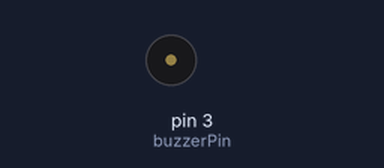
Bench run of a sketch on a simulated Arduino Uno, built with avr-gcc and run on an emulated ATmega328P. Parts: buzzer (waves = sounding).

Above: at 2.5 s.
At 11.3 s:
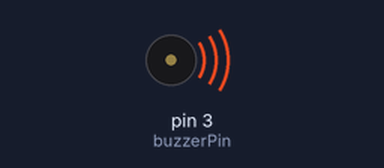
Timing chart, 0 to 33.9 s (numbered marks = the images above):
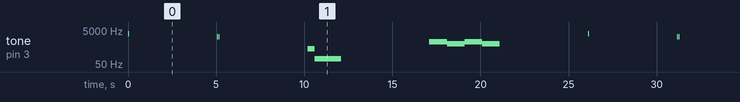

The sketch:

buzzer_sounds.ino
```cpp
//// buzzer_sounds
////////////////////////////////////////////////
/* Uses passive piezo buzzer to make various useful state tones (success, fail, chirp, alarm).
 * Not useful for active buzzers (that create their own tone.  Depending on how buzzer module
 * is wired, may have to use the digitalWrite HIGH || LOW to keep the buzzer from getting hot.
 * 2018-06-25, tweeks-junk2@theweeks.org
 */

const int buzzerPin = 3;          // Passive sound buzzer

void setup() {
  pinMode(buzzerPin, OUTPUT);
  digitalWrite(buzzerPin, HIGH);        // HIGH or LOW keeps buzzer modues from overheating and making background noises.
}

//// LOOP
/////////////////////////////////////////////
void loop() {
  buzzer("chirp"); delay(5000);
  buzzer("success"); delay(5000);
  buzzer("fail"); delay(5000);
  buzzer("alarm"); buzzer("alarm"); delay(5000);
}

//// buzzer("success" || "fail" || "chirp" || "alarm" )
//////////////////////////////////////////////
void buzzer(char mode[]){

  if(mode == "success"){
  tone(buzzerPin, 2000); delay(50); noTone(buzzerPin); delay(50); tone(buzzerPin, 2000); delay(50); noTone(buzzerPin);
  }

  if(mode == "fail"){
  tone(buzzerPin, 400, 400); delay(400); tone(buzzerPin, 100, 1500); delay(1500); noTone(buzzerPin);
  }

  if(mode == "chirp"){
  tone(buzzerPin, 3000); delay(50); noTone(buzzerPin);
  }

  if(mode == "alarm"){
    for (int x=0 ; x<1 ; x++){
    tone(buzzerPin, 1000, 1000); delay(1000);
    tone(buzzerPin, 800, 1000); delay(1000);
    noTone(buzzerPin);
    }
  }
  digitalWrite(buzzerPin, HIGH);        // Keeps buzzer from overheating and making background noises.
}
```

Measured:
- by itself, tone on pin 3 (buzzerPin): repeats every 26.1 s: silent 5.0 s, 2000 Hz 0.05 s, silent 0.05 s, 2000 Hz 0.05 s, silent 5.0 s, 400 Hz 0.40 s, 100 Hz 1.5 s, silent 5.0 s, 2 × (1000 Hz 1.0 s, 800 Hz 1.0 s), silent 5.0 s, 3000 Hz 0.05 s
